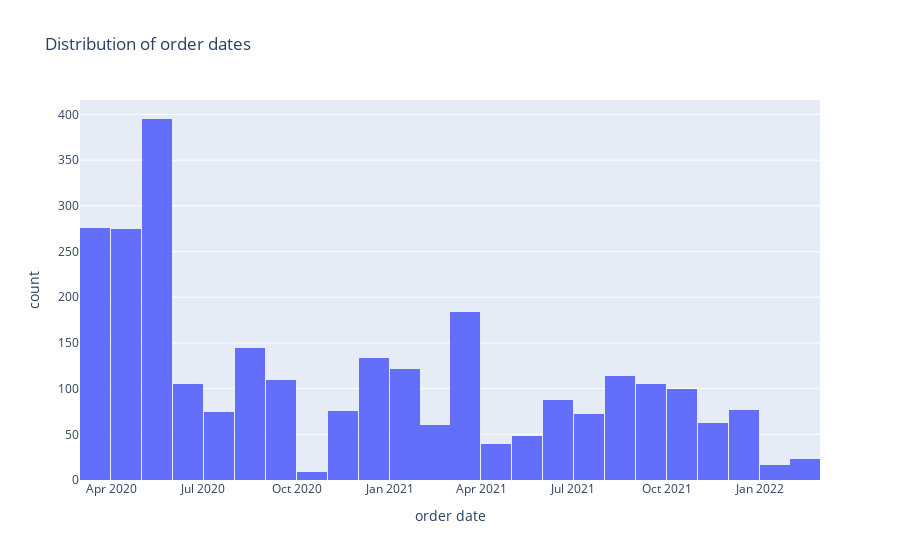

Notebook cell for this chart:
### Code cell
import plotly.express as px
fig = px.histogram(pd.DataFrame({'order date': datestamp.loc[~datestamp.isna()]}),
                   'order date',
                   title='Distribution of order dates')
fig

### Figure 1 — Plotly figure (JSON) as saved in the notebook; plotly's stock layout.template omitted (floating-point values rounded to 4 significant figures; data arrays with more than 128 entries replaced by an {"elided": "..."} marker saying what was removed)
{"data": [{"alignmentgroup": "True", "bingroup": "x", "hovertemplate": "order date=%{x}<br>count=%{y}<extra></extra>", "legendgroup": "", "marker": {"color": "#636efa", "pattern": {"shape": ""}}, "name": "", "offsetgroup": "", "orientation": "v", "showlegend": false, "type": "histogram", "x": {"elided": "2705 str values"}, "xaxis": "x", "yaxis": "y"}], "layout": {"autosize": true, "barmode": "relative", "legend": {"tracegroupgap": 0}, "title": {"text": "Distribution of order dates"}, "xaxis": {"anchor": "y", "autorange": true, "domain": [0, 1], "range": ["2020-03-01 06:00", "2022-03-01 06:00"], "title": {"text": "order date"}, "type": "date"}, "yaxis": {"anchor": "x", "autorange": true, "domain": [0, 1], "range": [0, 415.8], "title": {"text": "count"}}}}
